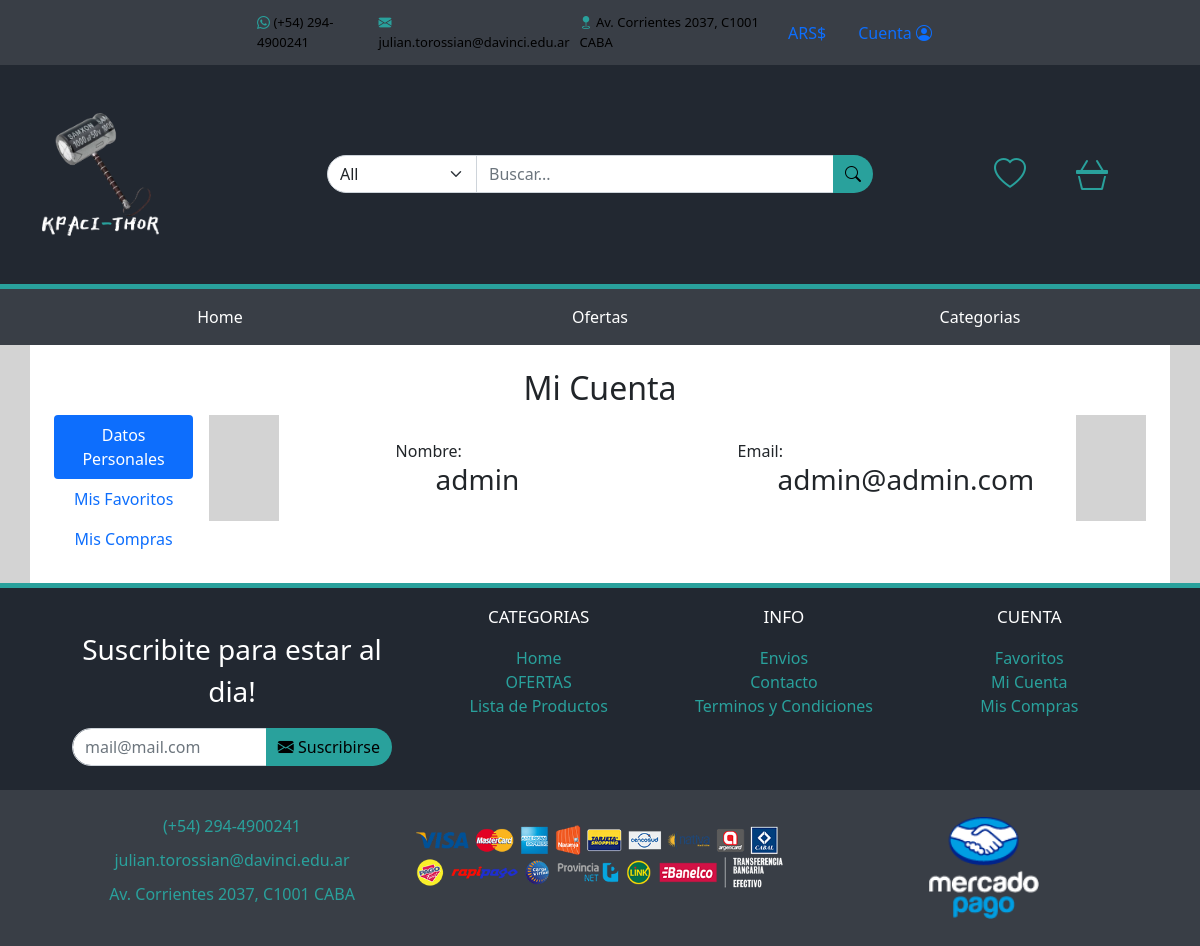
Screenshot of /index.php?controller=UsuarioCON&action=miCuenta (signed in) with the database file from the repository.
### tables this page shows
CREATE TABLE IF NOT EXISTS mon(
    monId         INT             AUTO_INCREMENT PRIMARY KEY,
    monNombre     VARCHAR(45)     NOT NULL,
    monSimbolo    CHAR(6)         NOT NULL,
    monDivisa     DECIMAL(14,4)   NOT NULL
);

CREATE TABLE IF NOT EXISTS usuario(
    usrId         INT             AUTO_INCREMENT PRIMARY KEY,
    usrNombre     VARCHAR(60)     NOT NULL,
    usrMail       VARCHAR(80)     NOT NULL,
    usrPass       VARCHAR(20)     NOT NULL
);

### index.php (called while the page is built, shortened)
<?php
    require_once('routes.php');
?>

### model/monedaDAO.php (called while the page is built, shortened)
<?php
    include('./conn.php');
    class monedaDAO{
        public static function cargarMonedas(){
            global $mysqli;
            $stmt = $mysqli->prepare("SELECT * FROM mon");
            $stmt->execute();
            $resultado   = $stmt->get_result();
            $monedas  = array();
            while($moneda = $resultado->fetch_assoc()){
                $monId      = $moneda['monId'];
                $monNombre  = $moneda['monNombre'];
                $monSimbolo = $moneda['monSimbolo'];
                $monDivisa  = $moneda['monDivisa'];
                $monedas[] = new moneda($monId, $monSimbolo, $monNombre, $monDivisa);
            }
            return $monedas;
        }
    }
    class moneda{
        public function __construct($id, $simbolo, $nombre, $Divisa){
            $this->monSimbolo = $simbolo;
        }
    }
?>

### model/usuarioDAO.php (called while the page is built, shortened)
<?php
    include('./conn.php');
    class UsuarioDAO{
        public static function datosUsuario($usuario){
            global $mysqli;
            $stmt = $mysqli->prepare("SELECT * FROM usuario WHERE usrNombre = ?");
            $stmt->bind_param("s", $usuario);
            $stmt->execute();
            $resultado = $stmt->get_result();
            $usuario = $resultado->fetch_assoc();
            return $usuario;
        }
    }
?>

### view/miCuenta.php (the view, shortened to what this page needs)
<?php
    require_once('header.php');
?>
    <div class="container bg-white py-4">
        <div class="row mx-auto my-auto">
            <h2 class="text-center">Mi Cuenta</h2>
            <div class="d-flex align-items-start">
                <div class="nav flex-column nav-pills me-3" id="v-pills-tab" role="tablist" aria-orientation="vertical">
                    <button class="nav-link active" id="v-pills-home-tab" data-bs-toggle="pill" data-bs-target="#DatosUsuario" type="button" role="tab" aria-controls="DatosUsuario" aria-selected="true">Datos Personales</button>
                    <button class="nav-link" id="v-pills-profile-tab" data-bs-toggle="pill" data-bs-target="#FavoritosUsuario" type="button" role="tab" aria-controls="FavoritosUsuario" aria-selected="false">Mis Favoritos</button>
                    <button class="nav-link" id="v-pills-messages-tab" data-bs-toggle="pill" data-bs-target="#ComprasUsuario" type="button" role="tab" aria-controls="ComprasUsuario" aria-selected="false">Mis Compras</button>
                </div>
                <div class="tab-content ml-3" id="v-pills-tabContent" style="width:100%">
                    <div class="tab-pane fade show active" id="DatosUsuario" role="tabpanel" aria-labelledby="v-pills-home-tab" style="background-color: lightgrey;">
                        <div style="margin-left: 70px; margin-right: 70px; background-color: white;">
                            <div class="row">
                                <div class="col-1"></div>
                                <div class="col-5">
                                    <div class="my-4 px-5">
                                        <label>Nombre:</label>
                                        <h3 style="margin-left: 40px;"><?php echo($usuario['usrNombre']); ?></h3>
                                    </div>
                                </div>
                                <div class="col-5">
                                    <div class="my-4 px-5">
                                        <label>Email:</label>
                                        <h3 style="margin-left: 40px;"><?php echo($usuario['usrMail']); ?></h3>
                                    </div>
                                </div>
                                <div class="col-1"></div>
                            </div>
                        </div>
                    </div>
                </div>
            </div>
        </div>
    </div>
</main>
<?php
    require_once('footer.php');
?>

### view/header.php (shortened to what this page needs)
<!doctype html>
<html lang="es">
  <head>
    <link href="https://cdn.jsdelivr.net/npm/bootstrap@5.0.0-beta3/dist/css/bootstrap.min.css" rel="stylesheet">
    <link rel="stylesheet" href="https://cdn.jsdelivr.net/npm/bootstrap-icons@1.4.1/font/bootstrap-icons.css">
    <link rel="stylesheet" href="./public/css/style.css">
  </head>
  <body>
    <header class="navbar navbar-expand-lg">
        <div class="container-fluid align-items-center">
            <ul class="navbar-nav me-auto mb-2 mb-lg-0">
                <li class="nav-item item-header"><i class="bi bi-whatsapp icon-header"     ></i> <a href="tel:+542944900241">(+54) 294-4900241</a></li>
                <li class="nav-item item-header"><i class="bi bi-envelope-fill icon-header"></i> <a href="mailto:julian.torossian@davinci.edu.ar">julian.torossian@davinci.edu.ar</a></li>
                <li class="nav-item item-header"><i class="bi bi-geo-fill icon-header"     ></i> <a href="https://goo.gl/maps/4XdSbHynP8342Z9r5" target="blank">Av. Corrientes 2037, C1001 CABA</a></li>
            </ul>
            <div>
                <a class="nav-link dropdown-toggle" href="#" id="navbarDropdown" role="button" data-bs-toggle="dropdown" aria-expanded="false"><?php echo($monedas[intval($_SESSION['moneda'])-1]->monSimbolo); ?></a>
            </div>
            <div>
                <a class="nav-link dropdown-toggle" href="#" id="navbarDropdown" role="button" data-bs-toggle="dropdown" aria-expanded="false">Cuenta  <i class="bi bi-person-circle icon-header-cuenta"></i></a>
            </div>
        </div>
    </header>
    <nav>
        <div class="container py-5">
            <div class="row align-items-center">
                <div class="col-3" style="color: white; font-size: 32px;"><a href="./index.php"><img src="./public/img/logo_blanco.png" alt="logo" class="img-logo"></a></div>
                <div class="col-6">
                    <div class="input-group input-group-color">
                        <select class="form-select input-group-der" id="categoria">
                            <option value="999" selected>All</option>
                        </select>
                        <input  type="text" class="form-control" placeholder="Buscar..." aria-label="Example text with button addon" aria-describedby="button-addon1" id="busqueda">
                        <button onclick="buscar()" class="btn btn-outline-secondary input-group-izq input-group-color" type="button" id="button-addon2"><i class="bi bi-search"></i></button>
                    </div>
                </div>
                <div class="col-3">
                    <ul>
                        <li><a href="./index.php?controller=carritoCON&action=miCarrito"><span><i class="bi bi-basket3 icon-nav"></i></span></a></li>
                        <li><a href="./index.php?controller=favoritoCON&action=favoritos"><span><i class="bi bi-heart icon-nav"></i></span></a></li>
                    </ul>
                </div>
            </div>
        </div>
    </nav>
    <main>
        <div class="menu-HOR">
            <div class="container">
                <div class="row text-center py-3">
                    <div class="col-4"><a href="./index.php">Home</a></div>
                    <div class="col-4"><a href="./index.php?controller=oferta&action=ofertas">Ofertas</a></div>
                    <div class="col-4">
                        <div id="menu-desplegable">
                            <ul>
                                <li class="nivel1"><a href="#" class="nivel1">Categorias</a>
                                </li>
                            </ul>
                        </div>
                    </div>
                </div>
            </div>
        </div>

### public/css/style.css (style rules this page uses)
body { background-color: lightgrey; }
* { list-style: none; }
a { text-decoration: none;color: black; }
header { background-color: #393e46; padding-left: 20%; padding-right: 20%; }
.item-header { font-size: 13px; padding: 5px; }
.icon-header { color: #29a19c; }
nav { background-color: #222831; border-bottom: 5px solid #29a19c; }
.img-logo { width: 45%; }
nav li { display: inline; float: right; }
nav .icon-nav { color: #29a19c; font-size: 32px; margin-right: 50px; }
.input-group-der { border-top-left-radius: 20px; border-bottom-left-radius: 20px; max-width: 150px !important; }
.input-group-izq { border-top-right-radius: 20px; border-bottom-right-radius: 20px; }
.input-group-color { color: black; border: none; }
.input-group-color button { background-color: #29a19c; }
.dropdown-toggle::after { display:none; }
.menu-HOR { background-color: #393e46; }
.menu-HOR a { color: white; }
#menu-desplegable ul { list-style-type: none; margin: 0; padding: 0; }
#menu-desplegable ul li a { display: block; text-decoration: none; position: relative; }
#menu-desplegable ul li a.nivel1, #menu-desplegable ul li a.nivel2 { display: block; position: relative; }

### rows the page displays
mon: monSimbolo "ARS$"
usuario: usrNombre "admin", usrMail "admin@admin.com"
